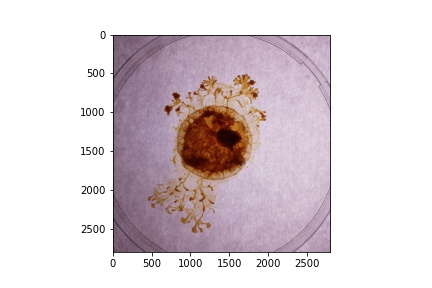
#> input picture images-originals/sharpenplt.jpg, 432 x 288 px, given in place of tl10-168.jpg, which was not available
$ jupyter execute --allow-errors image-processing-test.ipynb   (shell and % lines are left out)   (text cells are left out)
#> lines starting #> are read from the running program, lines starting #| are printed output that depends on the picture; after the words box and inside, x2 and y2 are one past the last pixel; in counts of white or black regions, pixels touching at a corner belong together; pictures that were not available may be replaced by others from this repository, and a replacement may not be noted
[cell 1]
%cd images-originals/

[cell 2]
import matplotlib.image as mpimg
import cv2
import numpy as np
from matplotlib import pyplot as plt

img_path = 'tl10-168.jpg'

#if conversion to RGB (but not useful as we conv to gray)
#BGR_img = cv2.imread(img_path)
#orig_img = cv2.cvtColor(BGR_img, cv2.COLOR_BGR2RGB)

orig_img = cv2.imread(img_path)
#> orig_img is the input picture: shape (288, 432, 3); mean B, G, R 215.4, 211, 221.4

#img = mpimg.imread('tl10-168.jpg')
plt.imshow(orig_img)
#plt.imshow(img_b)

[cell 3]
# conversion to grayscale
img = cv2.cvtColor(orig_img, cv2.COLOR_BGR2GRAY)
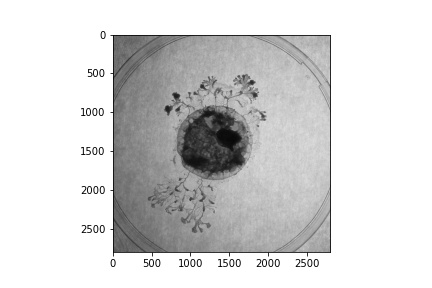
#> img: shape (288, 432); min 0, max 255, mean 214.6
plt.imshow(img, cmap='gray')

[cell 4]
#cropping if necessary
crop_img = img[300:2500, 400:2300]
#> crop_img = empty array
plt.imshow(crop_img, cmap='gray')

[cell 5]
#global adjustment of brightness and contrast
#    alpha = float(input('* Enter the alpha value [1.0-3.0]: '))
#    beta = int(input('* Enter the beta value [0-100]: '))
alpha = 1   #contrast
beta = 40   #brightness
adj_img = cv2.convertScaleAbs(img, alpha=alpha, beta=beta)
plt.imshow(adj_img, cmap='gray')

[cell 6]
# conversion to grayscale
#https://amiradata.com/convert-an-image-to-grayscale-using-python/
from matplotlib import pyplot as plt

img = adj_img

# create figure
fig = plt.figure(figsize=(20, 7))
# setting values to rows and column variables
rows = 1
columns = 2

#> (the rest of this cell did not finish here and is left out)

[cell 7]
#compare methods to convert to grayscale
from matplotlib import pyplot as plt

img = adj_img

# create figure
fig = plt.figure(figsize=(20, 20))
# setting values to rows and column variables
rows = 3
columns = 2

#method 1
#> (the rest of this cell did not finish here and is left out)

[cell 8]
#compare methods to convert to grayscale
from matplotlib import pyplot as plt

img = orig_img

# create figure
fig = plt.figure(figsize=(20, 20))
# setting values to rows and column variables
rows = 3
columns = 2

#method 1
gr1_img = cv2.cvtColor(img, cv2.COLOR_BGR2GRAY)
fig.add_subplot(rows, columns, 1)
plt.imshow(gr1_img, cmap='gray')
plt.axis('off')
plt.title("cv2.COLOR_BGR2GRAY")
#method 2
from skimage import color
#luminosity_constant = [0.21,0.72,0.07] # standard
luminosity_constant = [0.07,0.82,0.31]
gr2_img = np.dot(orig_img[...,:3], luminosity_constant).astype(np.uint8)
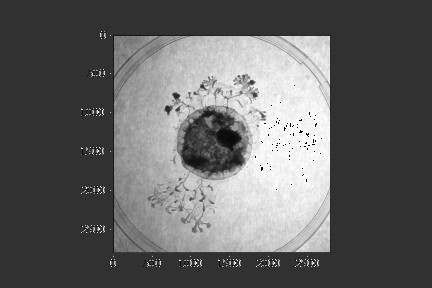
#> gr2_img: shape (288, 432); min 0, max 255, mean 100.2
fig.add_subplot(rows, columns, 2)
plt.imshow(gr2_img, cmap='gray')
plt.axis('off')
plt.title("luminosity weighted standard")
#cv2.imwrite("gray_lumi.jpg", gr2_img)
#method 3
B, G, R = img[:, :, 0], img[:, :, 1], img[:, :, 2]
gr3_img = 0.2989 * R + 0.587 * G + 0.114 * B
fig.add_subplot(rows, columns, 3)
plt.imshow(gr3_img, cmap='gray')
plt.axis('off')
plt.title("st equation")
#method 4
# weighted to lighten blue tones
B, G, R = img[:, :, 0], img[:, :, 1], img[:, :, 2]
gr4_img = 0.2989 * R + 0.587 * G + 0.0114 * B
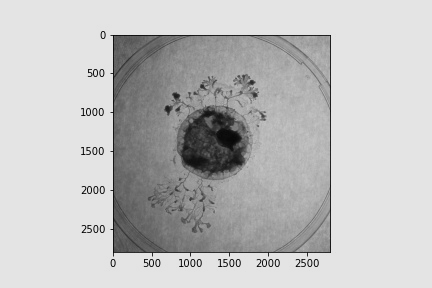
#> gr4_img: shape (288, 432) float64; min 0, max 228.8, mean 192.5
fig.add_subplot(rows, columns, 4)
plt.imshow(gr4_img, cmap='gray')
plt.axis('off')
plt.title("weighted equation - blue lighter")
#cv2.imwrite("gray_weight.jpg", gr4_img)
#method 5
# weighted to darken green tones + light blue tones
B, G, R = img[:, :, 0], img[:, :, 1], img[:, :, 2]
#gr_img = 0.0989 * R + 0.487 * G + 0.114 * B
gr5_img = 0.0989 * R + 0.487 * G + 0.114 * B
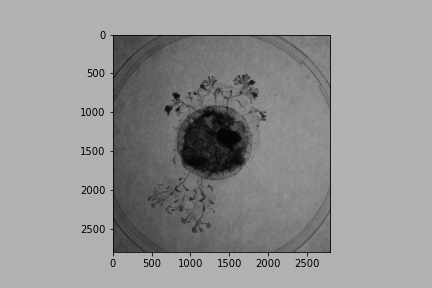
#> gr5_img: shape (288, 432) float64; min 0, max 178.5, mean 149.2
fig.add_subplot(rows, columns, 5)
plt.imshow(gr5_img, cmap='gray')
plt.axis('off')
plt.title("weighted equation - green darker + blue lighter")
#method 6
gr6_img = np.zeros(img.shape, img.dtype)
gr6_img[:] = np.max(img,axis=-1,keepdims=1)/2 + np.min(img,axis=-1,keepdims=1)/2
fig.add_subplot(rows, columns, 6)
plt.imshow(gr6_img, cmap='gray')
plt.axis('off')
plt.title("lightness method")

[cell 9]
from __future__ import print_function
from builtins import input
import cv2 as cv
import numpy as np
import argparse

#> (the rest of this cell did not finish here and is left out)

[cell 10]
# create figure to display the resulting image
fig = plt.figure(figsize=(20, 7))
rows = 1
columns = 2
# Adds a subplot at the 1st position
fig.add_subplot(rows, columns, 1)
#> (the rest of this cell did not finish here and is left out)

[cell 11]
from __future__ import print_function
from builtins import input
import cv2 as cv
import numpy as np
import argparse

# [5 lines of commented-out code are left out]
image = orig_img
if image is None:
    print('Could not open or find the image: ', args.input)
    exit(0)
new_image = np.zeros(image.shape, image.dtype)

# Initialize values
print(' Basic Linear Transforms ')
print('-------------------------')

new_image = orig_img
alpha = 1   #contrast
beta = 70   #brightness
img_len = image.shape[1]
#> img_len = 432

# Linear gradient to adjust brightness
# Do the operation new_image(i,j) = alpha*image(i,j) + beta
#accessing each pixel separately
for y in range(image.shape[0]):
    for x in range(0, image.shape[1]):
        beta_x = beta - ((x+1)*beta/img_len)
        new_image[y,x] = np.clip(alpha*image[y,x] + beta_x, 0, 255)
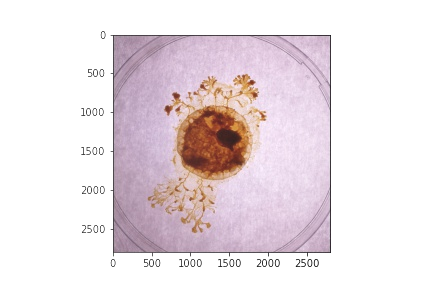
#> new_image: shape (288, 432, 3); mean B, G, R 228.6, 224.2, 234.6
#cv.imshow('Original Image', image)
#cv.imshow('New Image', new_image)

# create figure
fig = plt.figure(figsize=(20, 7))
rows = 1
columns = 2
# Adds a subplot at the 1st position
fig.add_subplot(rows, columns, 1)
plt.imshow(orig_img, cmap='gray')
plt.axis('off')
plt.title("original")
# Adds a subplot at the 1st position
fig.add_subplot(rows, columns, 2)
plt.imshow(new_image, cmap='gray')
plt.axis('off')
plt.title("adjusted")

# Wait until user press some key
#cv.waitKey()
#> figure, not shown here; B, G, R data is drawn as R, G, B

[cell 12]
# not functioning, seems to be made for merging images
contrast = 1
brightness = 1
#> (the rest of this cell did not finish here and is left out)

[cell 13]
# Radial gradient to adjust brightness

[cell 14]
# seems to work but very slow, is there a way to optimize it ?

import numpy as np
import cv2


#reading the image
input_image = cv2.imread('food.jpeg')

#resizing the image according to our need
# resize() function takes 2 parameters,
# the image and the dimensions
input_image = cv2.resize(input_image, (480, 480))

# Extracting the height and width of an image
rows, cols = input_image.shape[:2]
#> rows = 480; cols = 480

# generating vignette mask using Gaussian
# resultant_kernels
X_resultant_kernel = cv2.getGaussianKernel(cols,200)
Y_resultant_kernel = cv2.getGaussianKernel(rows,200)

#generating resultant_kernel matrix
resultant_kernel = Y_resultant_kernel * X_resultant_kernel.T

#creating mask and normalising by using np.linalg
# function
mask = 255 * resultant_kernel / np.linalg.norm(resultant_kernel)
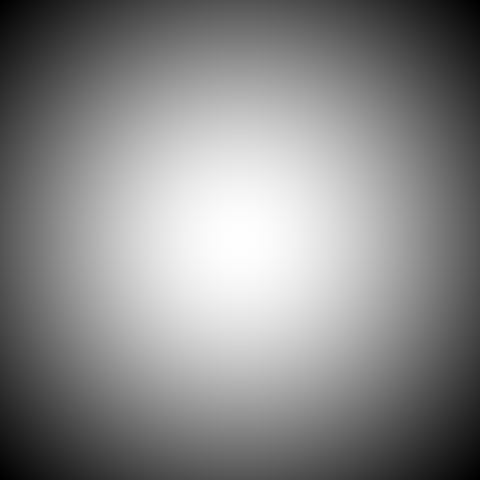
#> resultant_kernel: shape (480, 480) float64; min 1.6e-06, max 6.71e-06, mean 4.34e-06; drawn with min black and max white
output = np.copy(input_image)

# applying the mask to each channel in the input image
for i in range(3):
    output[:,:,i] = output[:,:,i] * mask
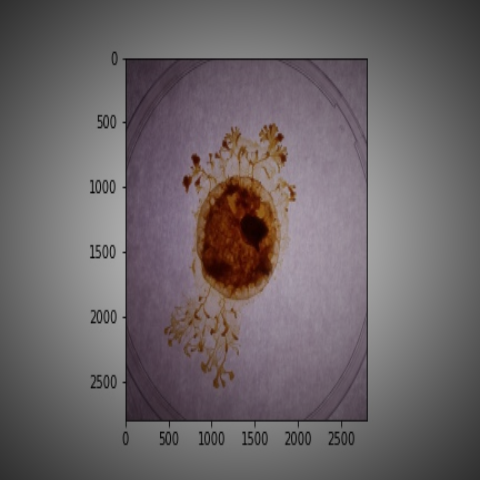
#> output: shape (480, 480, 3); mean B, G, R 103.7, 101.1, 108.1

#displaying the original image
cv2.imshow('Original', input_image)

#displaying the vignette filter image
cv2.imshow('VIGNETTE', output)

# Maintain output window utill
# user presses a key
cv2.waitKey(0)

# Destroying present windows on screen
cv2.destroyAllWindows()

[cell 15]
font = cv2.FONT_HERSHEY_SIMPLEX

def getContours(im):
  (hc, wc) = im.shape[:2]
  x1 = wc/2
  x2=wc/2
  y1=hc/2
  y2=hc/2

  contours,hierarchy = cv2.findContours(im, cv2.RETR_EXTERNAL,cv2.CHAIN_APPROX_NONE)
  for cnt in contours:
    area= cv2.contourArea(cnt)
    if area>0:
      imgMid=cv2.drawContours(imgContour,cnt,-1,(0,255,0),6)
      #peri = cv2.arcLength(cnt,True)
      #approx = cv2.approxPolyDP(cnt,)

      #draw bounding rectangles
      x,y,w,h = cv2.boundingRect(cnt)
      #if x < x1: x1 = x-20
      #if x+w > x2: x2 = x+w+20
      #if y < y1: y1 = y-20
      #if y+h > y2: y2 = y+h+20
      if x < x1: x1 = x
      if x+w > x2: x2 = x+w
      if y < y1: y1 = y
      if y+h > y2: y2 = y+h
  imgFinal = cv2.rectangle(imgMid,(x1+50,y1+50),(x2-50,y2-50),(255,0,0),6)
  #cv2.putText(imgFinal, word, (x1, y1-20), font, 2, (255,0,0), 9)

[cell 16]
"""
Canny:
The Process of Canny edge detection algorithm can be broken down to 5 different steps:
1. Apply Gaussian filter to smooth the image in order to remove the noise
2. Find the intensity gradients of the image
3. Apply non-maximum suppression to get rid of spurious response to edge detection
4. Apply double threshold to determine potential edges (supplied by the user)
5. Track edge by hysteresis: Finalize the detection of edges by suppressing all the other edges that
are weak and not connected to strong edges.
"""
#Autocanny
sigma = 0.3
median = np.median(adj_img)
#> median = 255

# apply automatic Canny edge detection using the computed median
lower = int(max(0, (1.0 - sigma) * median))
#> lower = 178
upper = int(min(255, (1.0 + sigma) * median))
#> upper = 255
canny_img = cv2.Canny(adj_img, lower, upper)
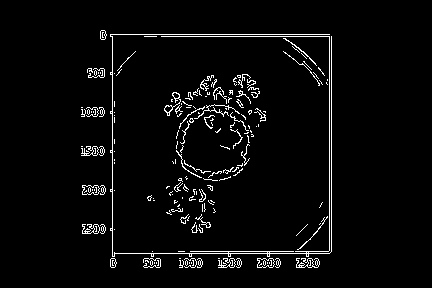
#> canny_img: shape (288, 432); 3.6% white in thin lines or dots, all inside (x1, y1, x2, y2) = (81, 30, 332, 268)
plt.imshow(canny_img, cmap='gray')
cv2.imshow('VIGNETTE', canny_img)
cv2.imwrite("canny.jpg", canny_img)

#cv2.imshow("Auto Canny", auto_canny) #indeed much better than Canny directly applied
cv2.waitKey(0)
cv2.destroyAllWindows()

[cell 17]
#draw contours
imgContour = cv2.cvtColor(adj_img, cv2.COLOR_GRAY2RGB)
#imgContour = adj_img
getContours(canny_img)
#> in getContours, `contours,hierarchy = cv2.findContours(im, cv2.RETR_EXTERNAL,cv2.CHAIN_..`: contours = 173 contours, 161 with area under 20; largest, box (x1, y1, x2, y2) and area: (110, 34, 332, 257) 154, (257, 258, 275, 268) 130, (82, 185, 100, 195) 130, (164, 92, 181, 116) 88, (296, 258, 320, 268) 84
#> the loop in getContours, `for cnt in contours:` made 173 passes
#> (area, x, y, w, h, x1) on passes 21, 28, 79: (45, 110, 258, 7, 10, 110), (68, 82, 224, 18, 10, 82), (56, 81, 146, 18, 10, 81)
#> (area, x, y, w, h, x2) on pass 11: (83.5, 296, 258, 24, 10, 320)
#> after the loop in getContours, `for cnt in contours:`:
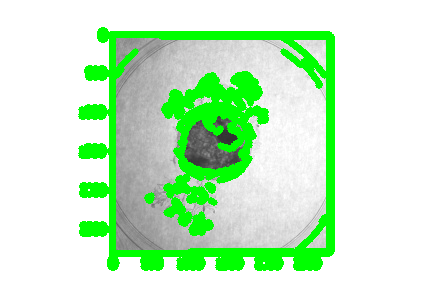
#> imgContour: shape (288, 432, 3); mean B, G, R 198.1, 239.5, 198.1
#> after the loop in getContours, `for cnt in contours:`: x1 = 81; x2 = 332; y1 = 30; y2 = 268
plt.imshow(imgContour)
cv2.imshow('VIGNETTE', imgContour)
cv2.imwrite("cont.jpg", imgContour)
#> Out = True

[cell 18]
#other methods for edge detection

from skimage.filters import roberts, sobel, scharr, prewitt, farid
#> (the rest of this cell did not finish here and is left out)

[cell 19]
from tensorflow.keras.preprocessing import image
from tensorflow.keras.applications.resnet50 import ResNet50
from tensorflow.keras.applications.resnet50 import preprocess_input, decode_predictions
from tensorflow.keras.applications.vgg16 import VGG16
from tensorflow.keras.applications.vgg16 import preprocess_input, decode_predictions
from tensorflow.keras.applications.xception import Xception
from tensorflow.keras.applications.xception import preprocess_input, decode_predictions
from tensorflow.keras.applications.mobilenet import MobileNet
from tensorflow.keras.applications.mobilenet import preprocess_input, decode_predictions

[cell 20]
#preprocess img
dim = (224, 224)
sizImg = cv2.resize(img, dim, interpolation=cv2.INTER_LINEAR)
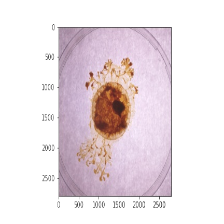
#> sizImg: shape (224, 224, 3); mean B, G, R 228.4, 224, 234.4
#cv2_imshow(sizImg)
#> (the rest of this cell did not finish here and is left out)
